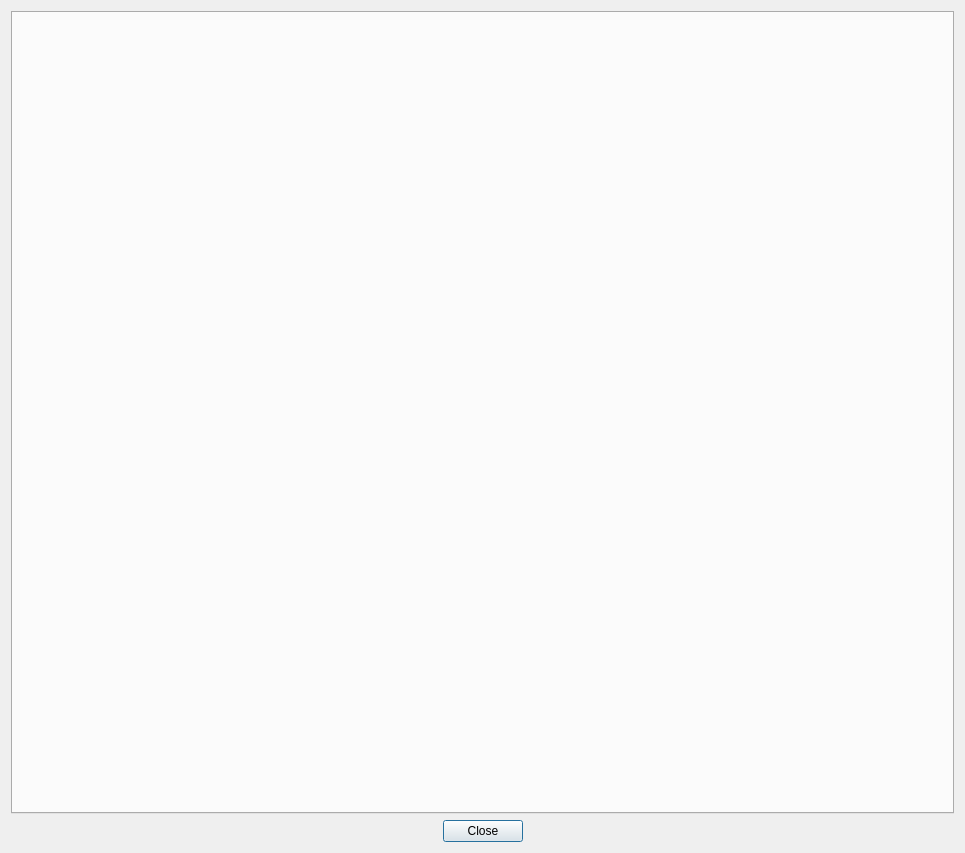
<?xml version="1.0" encoding="UTF-8"?>
<ui version="4.0">
 <class>GRIME_AI_ML_ImageProcessingDlg</class>
 <widget class="QDialog" name="GRIME_AI_ML_ImageProcessingDlg">
  <property name="geometry">
   <rect>
    <x>0</x>
    <y>0</y>
    <width>965</width>
    <height>853</height>
   </rect>
  </property>
  <property name="windowTitle">
   <string>ML Image Processing</string>
  </property>
  <property name="autoFillBackground">
   <bool>false</bool>
  </property>
  <layout class="QVBoxLayout" name="verticalLayout">
   <item>
    <widget class="QTabWidget" name="tabWidget">
     <property name="currentIndex">
      <number>-1</number>
     </property>
    </widget>
   </item>
   <item>
    <widget class="QDialogButtonBox" name="buttonBox_close">
     <property name="orientation">
      <enum>Qt::Horizontal</enum>
     </property>
     <property name="standardButtons">
      <set>QDialogButtonBox::Close</set>
     </property>
     <property name="centerButtons">
      <bool>true</bool>
     </property>
    </widget>
   </item>
  </layout>
 </widget>
 <resources/>
 <connections/>
</ui>
